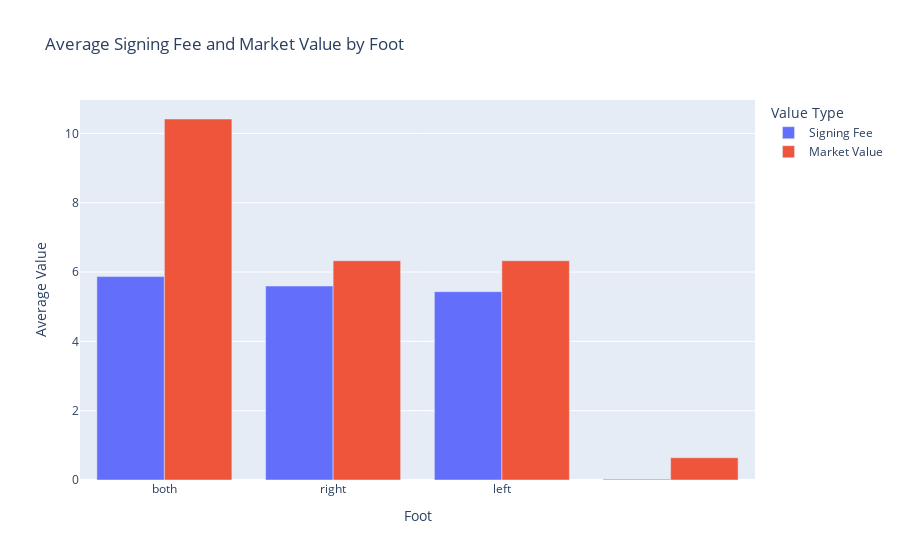

Write notebook code for a chart like this one.
### Markdown cell above
## Foot Analysis

### Code cell
plots.valuation_plot('foot')

### Figure 1 — Plotly figure (JSON) as saved in the notebook; plotly's stock layout.template omitted (floating-point values rounded to 4 significant figures)
{"data": [{"name": "Signing Fee", "type": "bar", "x": ["both", "right", "left", " "], "xaxis": "x", "y": [5.868, 5.597, 5.433, 0.02406], "yaxis": "y"}, {"name": "Market Value", "type": "bar", "x": ["both", "right", "left", " "], "xaxis": "x", "y": [10.42, 6.327, 6.326, 0.6423], "yaxis": "y"}], "layout": {"barmode": "group", "legend": {"title": {"text": "Value Type"}}, "title": {"text": "Average Signing Fee and Market Value by Foot"}, "xaxis": {"anchor": "y", "categoryorder": "total descending", "domain": [0, 1], "title": {"text": "Foot"}}, "yaxis": {"anchor": "x", "domain": [0, 1], "title": {"text": "Average Value"}}}}
